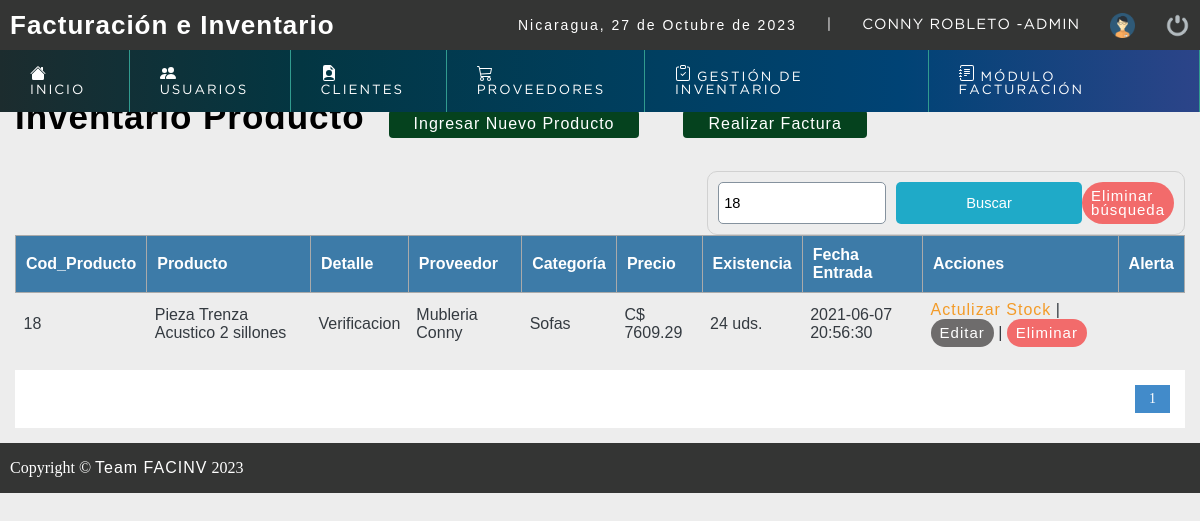
Screenshot of /sistema/buscarproducto.php?busqueda=18 (signed in) with the database file from the repository.
### tables this page shows
CREATE TABLE `producto` (
  `codproducto` int(11) NOT NULL,
  `descripcion` varchar(100) DEFAULT NULL,
  `detalle` varchar(100) DEFAULT NULL,
  `proveedor` int(11) DEFAULT NULL,
  `categoria` int(11) NOT NULL,
  `precio` decimal(10,2) DEFAULT NULL,
  `existencia` int(11) DEFAULT NULL,
  `date_add` datetime NOT NULL DEFAULT current_timestamp(),
  `usuario_id` int(11) NOT NULL,
  `estatus` int(11) NOT NULL DEFAULT 1
);

CREATE TABLE `proveedor` (
  `codproveedor` int(11) NOT NULL,
  `ruc` varchar(100) DEFAULT NULL,
  `proveedor` varchar(100) DEFAULT NULL,
  `contacto` varchar(100) DEFAULT NULL,
  `telefono` bigint(11) DEFAULT NULL,
  `direccion` text DEFAULT NULL,
  `date_add` datetime NOT NULL DEFAULT current_timestamp(),
  `usuario_id` int(11) NOT NULL,
  `estatus` int(11) NOT NULL DEFAULT 1
);

CREATE TABLE `categoria` (
  `cod_categoria` int(11) NOT NULL,
  `nombre` varchar(150) NOT NULL
);

### sistema/buscarproducto.php (the view, shortened to what this page needs)
<?php
	include "../conexion.php";
 ?>
<!DOCTYPE html>
<html lang="en">
<head>
	<?php include "includes/scripts.php"; ?>
</head>
<body>
	<?php include "includes/header.php"; ?>
	<section id="container">
		<?php
			$busqueda = strtolower($_REQUEST['busqueda']);
		 ?>
		<h1>Inventario Producto</h1>
		<?php if($_SESSION['rol']==1|| $_SESSION['rol']==2){?>
		<a href="registro_producto.php" class="btn_new">Ingresar Nuevo Producto</a>
		<?php } ?>
		<a href="nueva_venta.php" class="btn_new">Realizar Factura</a>
		<form action="buscarproducto.php" method="get" class="form_search">
			<input type="text" name="busqueda" id="busqueda" placeholder="Buscar" value="<?php echo $busqueda; ?>">
			<input type="submit" value="Buscar" class="btn_search">
			<a href="listaproductos.php" class="link_delete">Eliminar búsqueda</a>
		</form>
		<table>
			<tr>
            <th>Cod_Producto</th>
				<th>Producto</th>
                <th>Detalle</th>
				<th>Proveedor</th>
				<th>Categoría</th>
				<th>Precio</th>
				<th>Existencia</th>
				<th>Fecha Entrada</th>
				<th>Acciones</th>
				<th>Alerta</th>
			</tr>
		<?php
			$sql_registe = mysqli_query($conection,"SELECT COUNT(*) as total_registro  FROM producto p
                                                                INNER JOIN proveedor pr ON pr.codproveedor=p.proveedor
			                                                    INNER JOIN categoria ca ON ca.cod_categoria = p.categoria
																WHERE (p.codproducto LIKE '%$busqueda%' OR
																		p.descripcion LIKE '%$busqueda%' OR
																		pr.proveedor LIKE '%$busqueda%' OR
																		ca.nombre LIKE '%$busqueda%'  ) AND p.estatus = 1");
			$result_register = mysqli_fetch_array($sql_registe);
			$total_registro = $result_register['total_registro'];
			$por_pagina = 5;
			if(empty($_GET['pagina']))
			{
				$pagina = 1;
			}else{
				$pagina = $_GET['pagina'];
			}
			$desde = ($pagina-1) * $por_pagina;
			$total_paginas = ceil($total_registro / $por_pagina);
			$query = mysqli_query($conection,"SELECT p.codproducto,p.descripcion,detalle,pr.proveedor,ca.nombre,p.precio,p.existencia,p.date_add
                                               FROM producto p
                                               INNER JOIN proveedor pr ON pr.codproveedor=p.proveedor
                                               INNER JOIN categoria ca ON ca.cod_categoria = p.categoria
                                               WHERE (p.codproducto LIKE '%$busqueda%' OR
                                               p.descripcion LIKE '%$busqueda%' OR
                                               pr.proveedor LIKE '%$busqueda%' OR
                                               ca.nombre LIKE '%$busqueda%')
            AND p.estatus = 1  ORDER BY p.codproducto ASC LIMIT $desde,$por_pagina
				");
			$result = mysqli_num_rows($query);
			if($result > 0){
				while ($data = mysqli_fetch_array($query)) {
                    ?>
                    <tr class= "row"<?php echo $data["codproducto"]; ?> >
                        <td><?php echo $data["codproducto"]; ?></td>
                        <td><?php echo $data["descripcion"]; ?></td>
                        <td><?php echo $data["detalle"]; ?></td>
                        <td><?php echo $data["proveedor"]; ?></td>
                        <td><?php echo $data["nombre"]; ?></td>
                        <td class= "celPrecio">C$ <?php echo $data["precio"]; ?></td>
                        <td class= "celExistencia"> <?php echo $data["existencia"]; ?> uds.</td>
                        <td><?php echo $data["date_add"]; ?></td>
                        <?php if($_SESSION['rol']==1|| $_SESSION['rol']==2){?>
                        <td>
                            <a class="link_add add_product" product="<?php echo $data["codproducto"]; ?>" href="#" >Actulizar Stock</a>
                            |
                            <a class="link_edit" href="editar_productos.php?id=<?php echo $data["codproducto"]; ?>">Editar</a>
                             |
                             <a class="link_delete del_product" href="eliminar_producto.php?id=<?php echo $data["codproducto"]; ?>">Eliminar</a>
                        </td>
                        <?php
                        if ( $data['existencia'] <= 5 ): echo
                        "<td class=\"text-center\" style=\"background-color: #333; color: #ffff;\">Nivel Bajo</td>"; else: echo "<td></td>"; endif; ?>
                        <?php } ?>
                    </tr>
            <?php
                    }
                }
             ?>
            </table>
            <div class="paginador">
                <ul>
                <?php
                    for ($i=1; $i <= $total_paginas; $i++) {
                        if($i == $pagina)
                        {
                            echo '<li class="pageSelected">'.$i.'</li>';
                        }else{
                            echo '<li><a href="?pagina='.$i.'">'.$i.'</a></li>';
                        }
                    }
                 ?>
                </ul>
            </div>
        </section>
        <?php include "includes/footer.php"; ?>
    </body>
    </html>

### sistema/css/style.css (style rules this page uses)
* { margin: 0; padding: 0; box-sizing: border-box; }
body { background: #ededed; }
h1, h2, h3, h4, h5, h6 { font-family: 'arial'; font-weight: bold; letter-spacing: 1px; }
h1 { font-size: 26px; }
a { text-decoration: none; font-family: arial; letter-spacing: 1px; }
#container { padding: 90px 15px 15px; }
form { background: #FFF; margin: auto; padding: 20px 50px; border: 1px solid #d1d1d1; }
input,select { display: block; width: 100%; font-size: 11pt; padding: 5px; border: 1px solid #85929e; border-radius: 5px; }
.btn_new { display: inline-block; background: #05421e; color: #FFF; padding: 5px 25px; border-radius: 4px; margin: 20px; }
#container h1 { font-size: 35px; display : inline-block; }
table { color: #343a40; border-collapse: collapse; font-size: 12pt; font-family: 'arial'; width: 100%; overflow: hidden; }
table th { text-align: left; padding: 10px; background: #3d7ba8; color:#fff; border: 1px solid #AAAAAA; overflow: hidden; }
table tr:nth-child(odd) { background: rgba(0, 0, 0, 0.178); }
table td { padding: 8px; margin: 15px; }
.link_edit { display: inline-block; padding: 7px 9px; border-radius: 100px; background: rgb(110, 108, 108); color: #fff; font-weight: 60; font-size: 15px; line-height: 14px; }
.link_add { color: #f39b28; }
.link_delete { display: inline-block; padding: 7px 9px; border-radius: 100px; background: #f26b6b;; color: #fff; font-weight: 60; font-size: 15px; line-height: 14px; }
.paginador ul { padding: 15px; list-style: none; background: #FFF; margin-top: 15px; display: -webkit-flex; display: -moz-flex; display: -ms-flex; display: -o-flex; display: flex; justify-content: flex-end; }
.paginador a, .pageSelected { color: #428bca; border: 1px solid #ddd; padding: 5px; display: inline-block; font-size: 14px; text-align: center; width: 35px; }
.pageSelected { color: #FFF; background: #428bca; border: 1px solid #428bca; }
.form_search { margin-top: 13px; display: -webkit-flex; display: -moz-flex; display: -ms-flex; display: -o-flex; display: flex; float: right; background: initial; padding: 10px; border-radius: 10px; }
.form_search .btn_search { background: #1faac8; color: #FFF; padding: 0 20px; border: 0; cursor: pointer; margin-left: 10px; }

### rows the page displays
producto: codproducto "18", descripcion "Pieza Trenza Acustico 2 sillones", detalle "Verificacion", proveedor.proveedor "Mubleria Conny", categoria.nombre "Sofas", precio "7609.29", existencia "24", date_add "2021-06-07 20:56:30"

### other values shown
fechaC() "27 de Octubre de 2023"
$_SESSION['nombre'] "CONNY ROBLETO"
$_SESSION['user'] "ADMIN"
